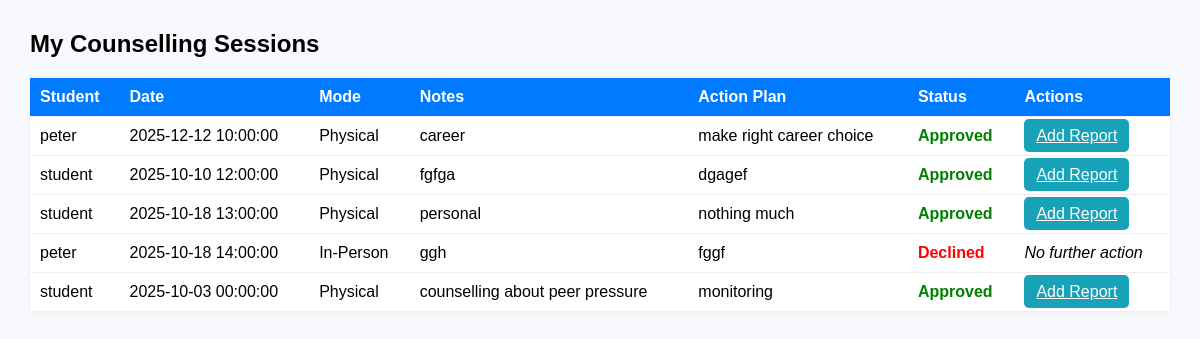
The page /counsellor_view_sessions.php (signed in) on the database as committed earlier.
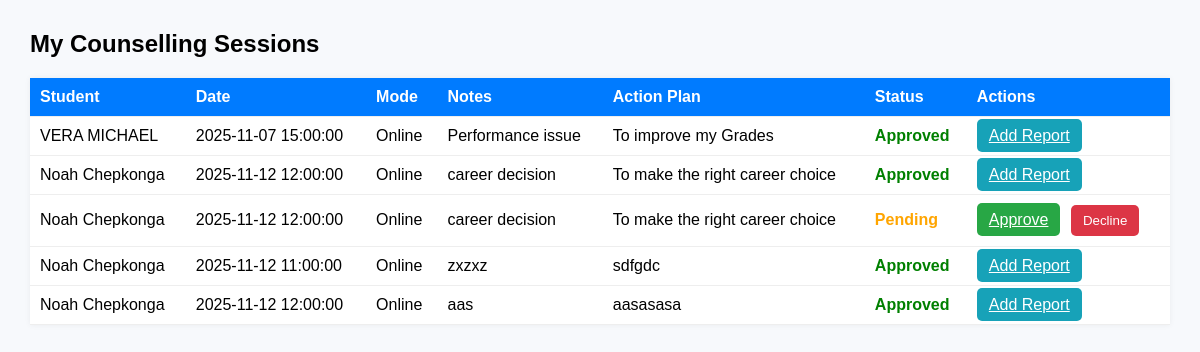
The same page on the database as committed later.
### tables this page shows
CREATE TABLE `sessions` (
  `id` int(10) UNSIGNED NOT NULL,
  `student_id` int(10) UNSIGNED NOT NULL,
  `counsellor_id` int(10) UNSIGNED NOT NULL,
  `session_date` datetime NOT NULL,
  `mode` varchar(50) DEFAULT NULL,
  `notes` text DEFAULT NULL,
  `action_plan` text DEFAULT NULL,
  `status` varchar(50) DEFAULT 'Pending',
  `created_at` datetime DEFAULT current_timestamp(),
  `updated_at` datetime DEFAULT current_timestamp() ON UPDATE current_timestamp(),
  `session_mode` varchar(50) DEFAULT NULL,
  `venue` varchar(255) DEFAULT NULL,
  `meeting_link` varchar(255) DEFAULT NULL,
  `phone_number` varchar(50) DEFAULT NULL,
  `whatsapp_link` varchar(255) DEFAULT NULL,
  `additional_info` text DEFAULT NULL
);

CREATE TABLE `users` (
  `id` int(10) UNSIGNED NOT NULL,
  `reg_no` varchar(50) DEFAULT NULL,
  `name` varchar(150) NOT NULL,
  `email` varchar(150) NOT NULL,
  `profile_pic` varchar(255) DEFAULT NULL,
  `password_hash` varchar(255) NOT NULL,
  `role` varchar(20) NOT NULL DEFAULT 'student',
  `status` varchar(20) NOT NULL DEFAULT 'pending',
  `created_at` timestamp NOT NULL DEFAULT current_timestamp()
);

### counsellor_view_sessions.php (the view, shortened to what this page needs)
<?php
require 'db.php';
$counsellor_id = $_SESSION['user_id'];
$sessions = [];
try {
    $stmt = $pdo->prepare("
        SELECT s.*, u.name AS student_name, u.email AS student_email
        FROM sessions s
        JOIN users u ON s.student_id = u.id
        WHERE s.counsellor_id = ?
        ORDER BY s.created_at DESC
    ");
    $stmt->execute([$counsellor_id]);
    $sessions = $stmt->fetchAll(PDO::FETCH_ASSOC);
} catch (PDOException $e) {
    error_log("DB error (fetch sessions): " . $e->getMessage());
    $_SESSION['msg'] = "Could not load sessions.";
}
?>
<!DOCTYPE html>
<html lang="en">
<head>
</head>
<body>
    <h2>My Counselling Sessions</h2>
    <table>
        <thead>
            <tr>
                <th>Student</th>
                <th>Date</th>
                <th>Mode</th>
                <th>Notes</th>
                <th>Action Plan</th>
                <th>Status</th>
                <th>Actions</th>
            </tr>
        </thead>
        <tbody>
            <?php if ($sessions): ?>
                <?php foreach ($sessions as $session):
                    $status = strtolower(trim($session['status'] ?? 'pending'));
                    $status_class = 'status-' . ($status === 'approved' ? 'approved' : ($status === 'declined' ? 'declined' : 'pending'));
                ?>
                    <tr>
                        <td><?= htmlspecialchars($session['student_name'] ?? 'Unknown') ?></td>
                        <td><?= htmlspecialchars($session['session_date'] ?? '') ?></td>
                        <td><?= htmlspecialchars($session['mode'] ?? '') ?></td>
                        <td><?= nl2br(htmlspecialchars($session['notes'] ?? '')) ?></td>
                        <td><?= nl2br(htmlspecialchars($session['action_plan'] ?? '')) ?></td>
                        <td class="<?= $status_class ?>"><?= ucfirst($status) ?></td>
                        <td>
                            <?php if ($status === 'pending'): ?>
                                <a href="approve_session.php?id=<?= intval($session['id']) ?>" class="action-btn approve-btn">Approve</a>
                                <form method="post" style="display:inline;">
                                    <button type="submit" class="action-btn decline-btn">Decline</button>
                                </form>
                            <?php elseif ($status === 'approved'): ?>
                                <a href="reports.php?student_id=<?= intval($session['student_id']) ?>&session_id=<?= intval($session['id']) ?>" class="action-btn report-btn">Add Report</a>
                            <?php else: ?>
                                <em>No further action</em>
                            <?php endif; ?>
                        </td>
                    </tr>
                <?php endforeach; ?>
            <?php else: ?>
                <tr><td colspan="7"><em>No sessions assigned to you yet.</em></td></tr>
            <?php endif; ?>
        </tbody>
    </table>
</body>
</html>

### counsellor_view_sessions.php (style rules this page uses)
body { font-family: Arial, sans-serif; margin: 30px; background:#f7f9fc; }
table { width:100%; border-collapse: collapse; background:#fff; box-shadow:0 0 6px rgba(0,0,0,0.06); }
th, td { padding:10px; border-bottom:1px solid #eee; text-align:left; }
th { background:#007bff; color:#fff; }
.status-pending { color:orange; font-weight:bold; }
.status-approved { color:green; font-weight:bold; }
.action-btn { border:none; padding:8px 12px; border-radius:5px; color:#fff; cursor:pointer; margin-right:6px; }
.approve-btn { background:#28a745; }
.decline-btn { background:#dc3545; }
.report-btn { background:#17a2b8; }
.status-declined { color:red; font-weight:bold; }

Rows that differ between the two databases and show on the page:
removed sessions: student.name "peter", session_date "2025-12-12 10:00:00", mode "Physical", notes "career", action_plan "make right career choice", status "Approved"
removed sessions: student.name "student", session_date "2025-10-10 12:00:00", mode "Physical", notes "fgfga", action_plan "dgagef", status "Approved"
removed sessions: student.name "student", session_date "2025-10-18 13:00:00", mode "Physical", notes "personal", action_plan "nothing much", status "Approved"
removed sessions: student.name "peter", session_date "2025-10-18 14:00:00", mode "In-Person", notes "ggh", action_plan "fggf", status "Declined", shows "No further action"
removed sessions: student.name "student", session_date "2025-10-03 00:00:00", mode "Physical", notes "counselling about peer pressure", action_plan "monitoring", status "Approved"
added sessions: student.name "VERA MICHAEL", session_date "2025-11-07 15:00:00", mode "Online", notes "Performance issue", action_plan "To improve my Grades", status "Approved"
added sessions: student.name "Noah Chepkonga", session_date "2025-11-12 12:00:00", mode "Online", notes "career decision", action_plan "To make the right career choice", status "Approved"
added sessions: student.name "Noah Chepkonga", session_date "2025-11-12 12:00:00", mode "Online", notes "career decision", action_plan "To make the right career choice", status "Pending"
added sessions: student.name "Noah Chepkonga", session_date "2025-11-12 11:00:00", mode "Online", notes "zxzxz", action_plan "sdfgdc", status "Approved"
added sessions: student.name "Noah Chepkonga", session_date "2025-11-12 12:00:00", mode "Online", notes "aas", action_plan "aasasasa", status "Approved"
